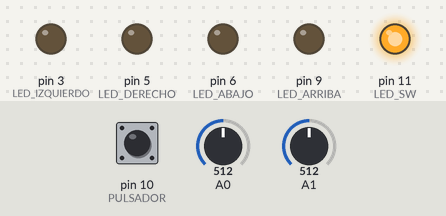
The sketch below on a simulated Arduino Uno, built with avr-gcc and run on an emulated ATmega328P. On the bench: output pins drawn as LEDs (lit = HIGH). The inputs (shaded band) are chosen by the test bench; at power-on: A0 = 512, A1 = 512, pin 10 (PULSADOR) LOW.

Above: at 1.2 s.
1.3 s: A0 set to 530
At 1.9 s:
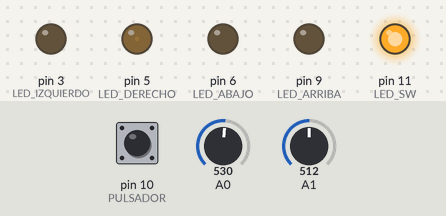
2.8 s: A1 set to 463
At 4.0 s:
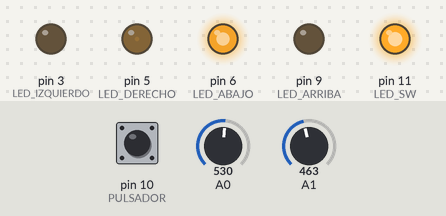
4.3 s: pin 10 (PULSADOR) pulled HIGH for 0.15 s
At 4.37 s:
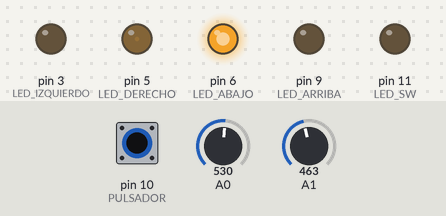
5.9 s: A0 set to 511
At 6.6 s:
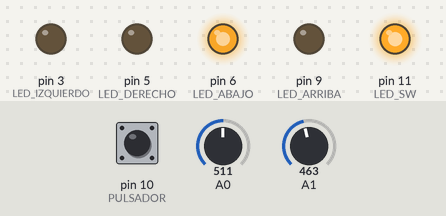
7.4 s: A1 set to 716
At 7.7 s:
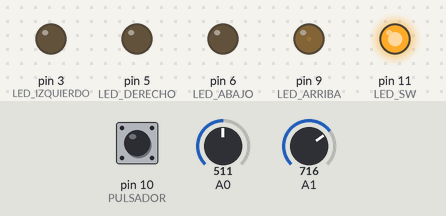
8.9 s: pin 10 (PULSADOR) pulled HIGH for 1 s
At 9.7 s:
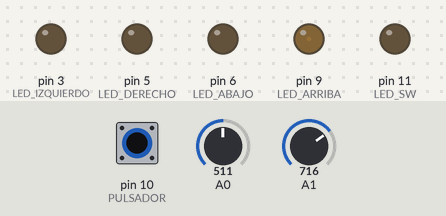
Timing chart, 0 to 11.9 s (numbered marks = the images above; inputs shaded):
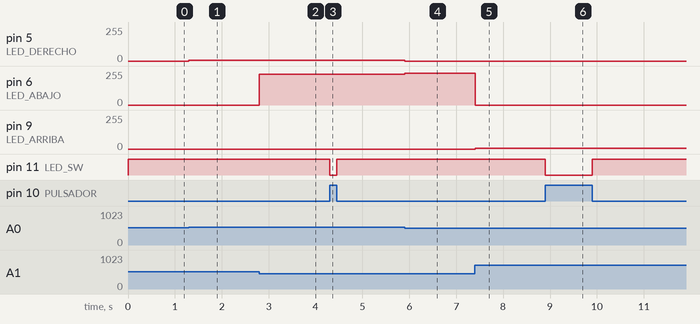

Measured:
- the behaviour switches between 480 and 479 on A1 (found by bisection; images 1 and 2)
- after the input at 1.3 s, pin 5 (LED_DERECHO): 0/255 → 5/255 at once
- after the input at 2.8 s, pin 6 (LED_ABAJO): 0/255 → 230/255 at once
- after the input at 4.3 s, pin 11 (LED_SW): HIGH → LOW at once, → HIGH 0.15 s later
- after the input at 5.9 s, pin 5 (LED_DERECHO): 5/255 → 0/255 at once; pin 6 (LED_ABAJO): 230/255 → 240/255 at once
- after the input at 7.4 s, pin 6 (LED_ABAJO): 240/255 → 0/255 at once; pin 9 (LED_ARRIBA): 0/255 → 5/255 at once
- after the input at 8.9 s, pin 11 (LED_SW): HIGH → LOW at once, → HIGH 1.0 s later

The sketch:

PGM-11.ino
```cpp
int X, Y, SW;
int LED_IZQUIERDO = 3;
int LED_DERECHO = 5;
int LED_ABAJO = 6;
int LED_ARRIBA = 9;
int PULSADOR = 10;
int LED_SW = 11;

void setup(){
  pinMode(LED_IZQUIERDO, OUTPUT);
  pinMode(LED_DERECHO, OUTPUT);
  pinMode(LED_ABAJO, OUTPUT);
  pinMode(LED_ARRIBA, OUTPUT);
  pinMode(LED_SW, OUTPUT);
  pinMode(PULSADOR, INPUT);
}

void loop(){
  X = analogRead(A0);
  Y = analogRead(A1);
  SW = digitalRead(PULSADOR);
  if (X >=0 && X < 480){
    analogWrite(LED_IZQUIERDO, map(X, 0, 480, 255, 0));
  }else{
    analogWrite(LED_IZQUIERDO, 0);
  }
  if(X >= 520 && X < 1023){
    analogWrite(LED_DERECHO, map(X,520, 1023, 0, 255));
  }else{
    analogWrite(LED_DERECHO, 0);
  }
    if (Y >= 0 && Y < 480){
    analogWrite(LED_ABAJO, map(X, 0, 480, 255, 0));
  }else{
    analogWrite(LED_ABAJO, 0);
  }
    if (Y >= 520 && Y <1023){
    analogWrite(LED_ARRIBA, map(Y, 520, 10230, 0, 255));
  }else{
    analogWrite(LED_ARRIBA, 0);
  }
  digitalWrite(LED_SW, !SW);
}
```
